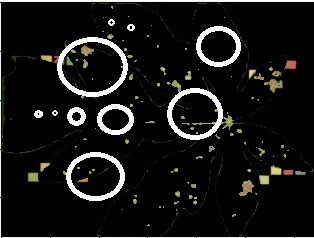
#> input picture estracao-informacao-imagens/img/entrada/doenca-extraida-com-circulo1.jpg, 314 x 238 px
$ python detectar-circulos.py
#> lines starting #> are read from the running program, lines starting #| are printed output that depends on the picture
import numpy as np
import cv2 as cv
img = cv.imread('img/entrada/doenca-extraida-com-circulo1.jpg',0)
#> img: shape (238, 314); min 0, max 255, mean 22.3
img = cv.medianBlur(img,5)
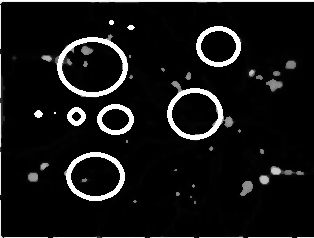
#> img: shape (238, 314); min 0, max 255, mean 20.2
cimg = cv.cvtColor(img,cv.COLOR_GRAY2BGR)
circles = cv.HoughCircles(img,cv.HOUGH_GRADIENT,1,20,
                            param1=50,param2=30,minRadius=0,maxRadius=0)
#> circles = [[92.5, 74.5, 38], [191.5, 113.5, 24.6], [100.5, 176.5, 23.5], [220.5, 46.5, 20.2], [117.5, 118.5, 15.6]]
circles = np.uint16(np.around(circles))
#> circles = [[92, 74, 38], [192, 114, 25], [100, 176, 24], [220, 46, 20], [118, 118, 16]]
for i in circles[0,:]:
    # draw the outer circle
    cv.circle(cimg,(i[0],i[1]),i[2],(0,255,0),2)
    # draw the center of the circle
    cv.circle(cimg,(i[0],i[1]),2,(0,0,255),3)
#> this loop made 5 passes
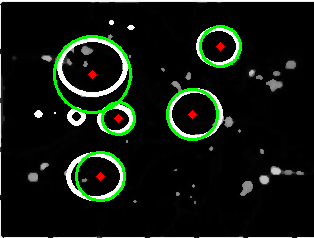
#> cimg: shape (238, 314, 3); mean B, G, R 16.2, 24.1, 16.9
cv.imshow('detected circles',cimg)
cv.waitKey(0)
cv.destroyAllWindows()

$ run again, with estracao-informacao-imagens/img/entrada/doenca-extraida-com-circulo.jpg copied over estracao-informacao-imagens/img/entrada/doenca-extraida-com-circulo1.jpg
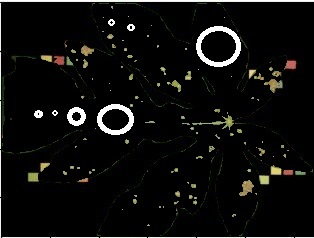
#> input picture estracao-informacao-imagens/img/entrada/doenca-extraida-com-circulo.jpg, 314 x 238 px
#> `img = cv.medianBlur(img,5)`:
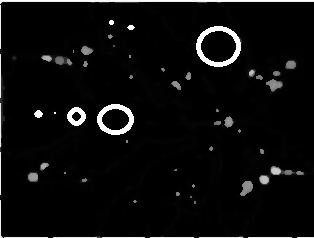
#> img: shape (238, 314); min 0, max 255, mean 11.6
#> `circles = cv.HoughCircles(img,cv.HOUGH_GRADIENT,1,20, param1=50,param2..`: circles = [[220.5, 46.5, 20.2], [117.5, 119.5, 15.6]]
#> `circles = np.uint16(np.around(circles))`: circles = [[220, 46, 20], [118, 120, 16]]
#> the loop `for i in circles[0,:]:` made 2 passes
#> after the loop `for i in circles[0,:]:`:
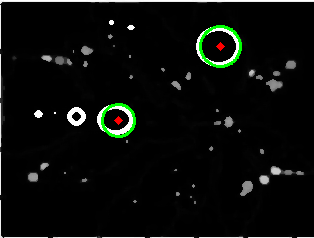
#> cimg: shape (238, 314, 3); mean B, G, R 10.2, 12.6, 10.5
